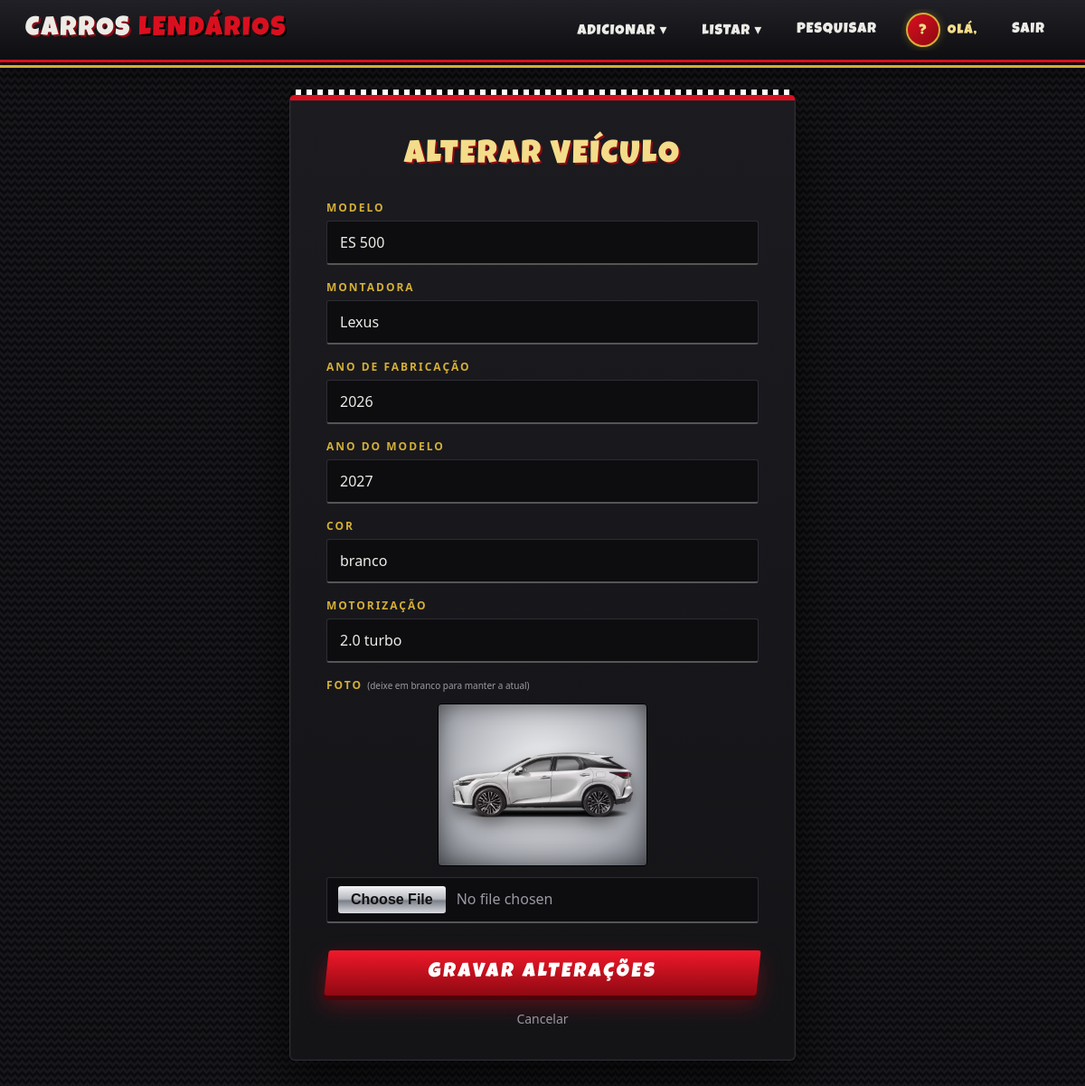
The app's page /alterarCarro.php?registro=15 (signed in) with its own data.
### tables this page shows
CREATE TABLE `tb_carros` (
  `codigo` int(11) NOT NULL,
  `modelo` varchar(20) NOT NULL,
  `montadora` varchar(20) NOT NULL,
  `ano_fabricacao` int(11) NOT NULL,
  `ano_modelo` int(11) NOT NULL,
  `motorizacao` varchar(20) NOT NULL,
  `foto` varchar(150) NOT NULL,
  `cor` varchar(30) NOT NULL
);

### alterarCarro.php (the view, shortened to what this page needs)
<?php
    require_once 'connect.php';
    $codigo = inteiro($_GET['registro'] ?? '');
    $carro = false;
    if ($codigo) {
        $stmt = $pdo->prepare("Select * from tb_carros where codigo = :codigo");
        $stmt->execute([':codigo' => $codigo]);
        $carro = $stmt->fetch();
    }
    $old = pegarOld();
    include('head.php');
?>
<body>
<?php include('menu.php'); ?>
<main>
    <form action="alterarCarro.act.php" method="post" class="formAdd" enctype="multipart/form-data">
        <h1>Alterar Veículo</h1>
        <label for="modelo">Modelo</label>
        <input type="text" name="modelo" id="modelo" maxlength="20" value="<?php echo v('modelo', $old, $carro['modelo']); ?>" required>
        <label for="montadora">Montadora</label>
        <input type="text" name="montadora" id="montadora" maxlength="20" value="<?php echo v('montadora', $old, $carro['montadora']); ?>" required>
        <label for="anoFabricacao">Ano de Fabricação</label>
        <input type="number" name="anoFabricacao" id="anoFabricacao" value="<?php echo v('anoFabricacao', $old, $carro['ano_fabricacao']); ?>" required>
        <label for="anoModelo">Ano do Modelo</label>
        <input type="number" name="anoModelo" id="anoModelo" value="<?php echo v('anoModelo', $old, $carro['ano_modelo']); ?>" required>
        <label for="cor">Cor</label>
        <input type="text" name="cor" id="cor" maxlength="30" value="<?php echo v('cor', $old, $carro['cor']); ?>" required>
        <label for="motorizacao">Motorização</label>
        <input type="text" name="motorizacao" id="motorizacao" maxlength="20" value="<?php echo v('motorizacao', $old, $carro['motorizacao']); ?>" required>
        <label for="foto">Foto <small>(deixe em branco para manter a atual)</small></label>
        <div class="fotoAtual foto"><img src="<?php echo e($carro['foto']); ?>" alt="Foto atual"></div>
        <input type="file" name="foto" id="foto" accept="image/*">
        <input type="submit" value="Gravar alterações">
        <a class="cancelar" href="listarCarros.php">Cancelar</a>
    </form>
</main>
<?php include('rodape.php'); ?>

### estilo.css (style rules this page uses)
:root { --asfalto: #0b0b0d; --carbono: #141417; --painel: #1b1b20; --linha: #2c2c33; --rosso: #d90f1f; --rosso-esc: #8e0912; --ouro: #d4af37; --ouro-cl: #f3dc8a; --cromo: linear-gradient(180deg, #f4f4f6 0%, #b9bcc3 45%, #7d818a 55%, #d9dbe0 100%); --texto: #ecebe6; --texto-2: #9a9aa3; --titulo: 'luck', Impact, 'Arial Black', sans-serif; --corpo: 'Segoe UI', Roboto, 'Helvetica Neue', Arial, sans-serif; --xadrez: repeating-conic-gradient(#fff 0% 25%, #000 0% 50%) 0 0 / 16px 16px; }
* { margin: 0; padding: 0; box-sizing: border-box; }
img { max-width: 100%; display: block; }
input, button, textarea, select { font: inherit; }
body { font-family: var(--corpo); color: var(--texto); min-height: 100vh; position: relative; background-color: var(--asfalto); background-image: linear-gradient(135deg, #17171b 25%, transparent 25%), linear-gradient(225deg, #17171b 25%, transparent 25%), linear-gradient(45deg, #17171b 25%, transparent 25%), linear-gradient(315deg, #17171b 25%, #0b0b0d 25%); background-size: 8px 8px; background-position: 4px 0, 4px 0, 0 0, 0 0; }
body::after { content: ""; position: fixed; left: 0; right: 0; bottom: 0; height: 10px; background: var(--xadrez); z-index: 50; pointer-events: none; }
main { padding: 36px 20px 60px; }
.formAdd { position: relative; width: 100%; max-width: 560px; margin: 0 auto; padding: 44px 40px 36px; display: flex; flex-direction: column; gap: 6px; background: linear-gradient(180deg, var(--painel), var(--carbono)); border: 1px solid var(--linha); border-top: 6px solid var(--rosso); border-radius: 6px; box-shadow: 0 20px 50px rgba(0,0,0,.7), inset 0 0 0 1px rgba(255,255,255,.03); }
.formAdd::before { content: ""; position: absolute; left: 0; right: 0; top: -12px; height: 6px; background: var(--xadrez); background-size: 12px 12px; border-radius: 6px 6px 0 0; }
.formAdd h1 { font-family: var(--titulo); font-weight: normal; text-align: center; font-size: 36px; letter-spacing: 2px; text-transform: uppercase; margin-bottom: 14px; color: var(--ouro-cl); text-shadow: 2px 2px 0 var(--rosso-esc); }
.formAdd label { margin-top: 10px; font-size: 12px; font-weight: 700; letter-spacing: 2px; text-transform: uppercase; color: var(--ouro); }
.formAdd label small { text-transform: none; letter-spacing: 0; font-weight: 400; color: var(--texto-2); }
.formAdd input:not([type=submit]) { width: 100%; padding: 12px 14px; color: var(--texto); background: #0d0d10; border: 1px solid var(--linha); border-bottom: 2px solid #555; border-radius: 3px; outline: none; transition: border-color .2s, box-shadow .2s; }
.formAdd input[type=file] { padding: 9px 12px; color: var(--texto-2); cursor: pointer; }
.formAdd input[type=submit] { margin-top: 24px; padding: 14px; font-family: var(--titulo); font-size: 22px; letter-spacing: 3px; text-transform: uppercase; color: #fff; background: linear-gradient(180deg, #f0182a, var(--rosso-esc)); border: 0; border-radius: 3px; cursor: pointer; box-shadow: 0 5px 0 #4d0409, 0 10px 24px rgba(217,15,31,.35); transform: skewX(-6deg); transition: transform .15s, box-shadow .15s, filter .2s; }
.cancelar { margin-top: 10px; text-align: center; color: var(--texto-2); text-decoration: none; font-size: 14px; }
.fotoAtual { display: flex; justify-content: center; margin: 6px 0; }
.fotoAtual.foto { max-width: 240px; margin: 6px auto; }
.foto { height: 180px; display: flex; align-items: center; justify-content: center; margin-left: 10px; padding: 10px; background: radial-gradient(ellipse at 50% 40%, #f3f3f5 0%, #a7aab1 70%, #6c6f77 100%); border: 1px solid #000; border-radius: 4px; box-shadow: inset 0 0 24px rgba(0,0,0,.45); overflow: hidden; }
.foto img { max-width: 100%; max-height: 100%; object-fit: contain; transition: transform .6s; filter: drop-shadow(0 8px 8px rgba(0,0,0,.45)); }

### records on screen
tb_carros: modelo "ES 500", montadora "Lexus", anoFabricacao "2026", anoModelo "2027", cor "branco", motorizacao "2.0 turbo", foto (picture)

### other values on screen
$inicial "?"
